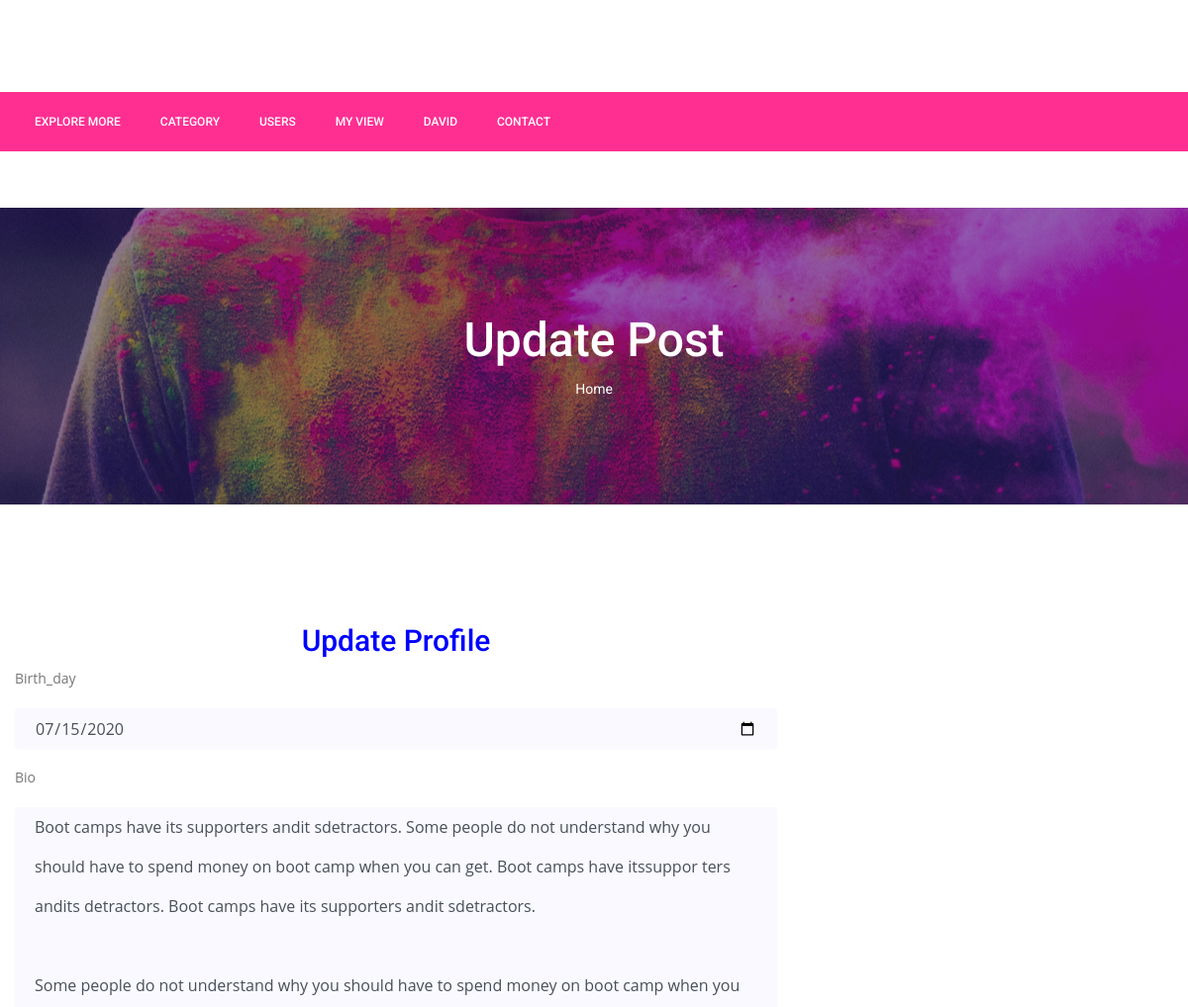
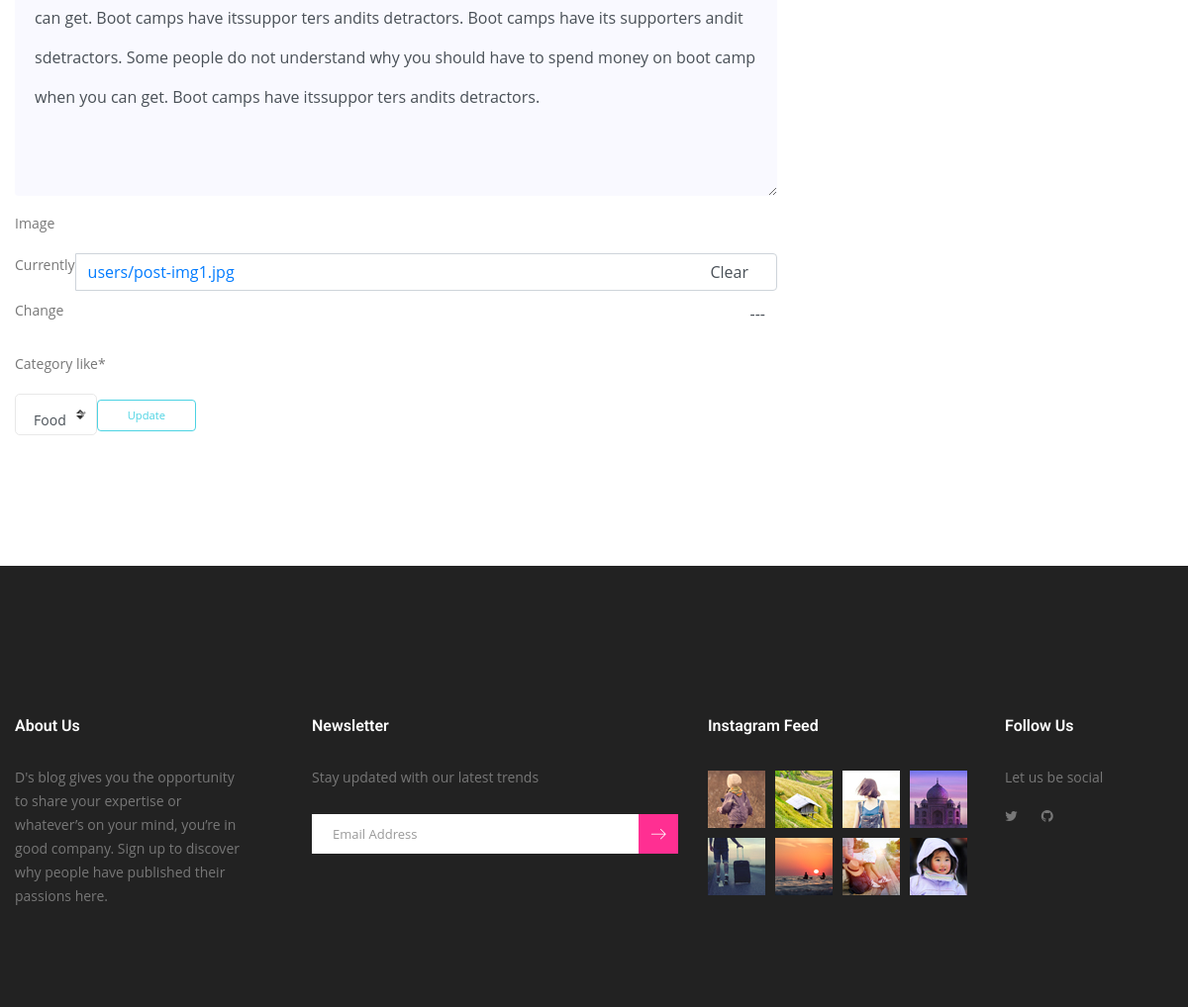
The page /users/update-profile/david/ (signed in) on the database its author committed (2 pictures, top to bottom).
### users/models.py (models this page shows, shortened)
class UserProfile(models.Model):
    user = models.OneToOneField(settings.AUTH_USER_MODEL, on_delete=models.CASCADE)
    birth_day = models.DateField(_('birth_day'), null=True, blank=True)
    bio = models.TextField(_('bio'), max_length=1000, blank=True)
    image = models.ImageField(_('image'), blank=True, null=True, default='users/person-icon-blue-7560_vad8ci.png', upload_to='users/')
    slug = models.SlugField(_('slug'), editable=False)
    category_like = models.ManyToManyField(Category, default="food")

### users/views.py (the view, shortened to what this page needs)
# urls.py: path('update-profile/<slug:slug>/',UserProfileUpdateView.as_view(),name="update_profile"),
@method_decorator(login_required(login_url='/users/login'), name="dispatch")
class UserProfileUpdateView(SuccessMessageMixin, UpdateView):
    model = UserProfile
    template_name = 'users/profile-update.html'
    form_class = UserProfileForm
    success_message = "Your Profile Has Been Updated!!!"
    def get(self, request, *args, **kwargs):
        self.object = self.get_object()
        if self.object.user != request.user:
            return HttpResponseRedirect('/')
        return super(UserProfileUpdateView, self).get(request, *args, **kwargs)

### users/forms.py
class UserProfileForm(forms.ModelForm):
    def __init__(self, *args, **kwargs):
        super(UserProfileForm, self).__init__(*args, **kwargs)
        self.helper = FormHelper()
        self.helper.form_method = 'post'
        self.helper.field_class = 'mt-10'
        self.helper.layout = Layout(
            Field("birth_day", css_class="single-input"),
            Field("bio", css_class="single-input"),
            Field("image", css_class="clearablefileinput form-control"),
            Field("category_like", css_class='checkbox-primary'),
        )
        self.helper.add_input(Submit('submit', 'Update', css_class="genric-btn success-border medium"))
    class Meta:
        model = UserProfile
        fields = ('birth_day', 'bio', 'image','category_like')
        widgets = {
            'birth_day': forms.DateInput(attrs={'type': 'date'}),
        }

### posts/models.py (called while the page is built)
    def __str__(self):
        return self.title

### posts/templatetags/custom_tags.py (called while the page is built)
@register.simple_tag(name="categories")
def all_categories():
    return Category.objects.all()

### templates/users/profile-update.html
{% extends 'base.html' %}
{% load static %}
{% load crispy_forms_tags %}
{% block content %}
        <section class="banner_area">
            <div class="banner_inner d-flex align-items-center">
            	<div class="overlay bg-parallax" data-stellar-ratio="0.9" data-stellar-vertical-offset="0" data-background=""></div>
				<div class="container">
					<div class="banner_content text-center">
						<h2>Update Post</h2>
						<div class="page_link">
							<a href="{% url 'posts:index' %}">Home</a>
						</div>
					</div>
				</div>
            </div>
        </section>
        <section class="blog_area p_120">
            <div class="container">
                <div class="row">
                    <div class="col-lg-8">
                        <h2 style="text-align:center;color:blue">Update Profile</h2>
                        <div class="blog_left_sidebar">
                            {% crispy form %}
                        </div>
                    </div>
                </div>
            </div>
        </section>
       {% endblock %}

### templates/base.html (shortened to what this page needs)
{% load static %}
{% load custom_tags %}
<!doctype html>
<html lang="en">
    <head>
        <link rel="stylesheet" href="{% static 'css/bootstrap.css' %}">
        <link rel="stylesheet" href="{% static 'vendors/linericon/style.css' %}">
        <link rel="stylesheet" href="{% static 'css/font-awesome.min.css' %}">
        <link rel="stylesheet" href="{% static 'vendors/owl-carousel/owl.carousel.min.css' %}">
        <link rel="stylesheet" href="https://cdnjs.cloudflare.com/ajax/libs/simplelightbox/2.7.0/simple-lightbox.min.css">
        <link rel="stylesheet" href="{% static 'vendors/nice-select/css/nice-select.css' %}">
        <link rel="stylesheet" href="{% static 'vendors/animate-css/animate.css' %}">
        <link rel="stylesheet" href="{% static 'vendors/jquery-ui/jquery-ui.css' %}">
        <link rel="stylesheet" href="{% static 'css/style.css' %}">
        <link rel="stylesheet" href="{% static 'css/responsive.css' %}">
    </head>
    <body>
        <header class="header_area">
            <div class="logo_part">
            	<div class="container">
            	</div>
            </div>
			<div class="main_menu">
				<nav class="navbar navbar-expand-lg navbar-light">
					<div class="container">
						<div class="collapse navbar-collapse offset" id="navbarSupportedContent">
							<ul class="nav navbar-nav menu_nav">
                                {% if user.is_authenticated  %}
								<li class="nav-item"><a class="nav-link" href="{% url 'posts:index' %}">Explore More</a></li>
                                {% else %}
                                <li class="nav-item"><a class="nav-link" href="{% url 'posts:index' %}">Home</a></li>
                                {% endif %}
								<li class="nav-item submenu dropdown">
									<a href="#" class="nav-link dropdown-toggle" data-toggle="dropdown" role="button" aria-haspopup="true" aria-expanded="false">Category</a>
                                    {% categories as categories %}
								</li>
                                 <li class="nav-item"><a class="nav-link" href="{% url 'users:user_list' %}">Users</a></li>
								{% if user.is_authenticated %}
                                <li class="nav-item"><a class="nav-link" href="{% url 'posts:myview' %}">My View</a></li>
                                <li class="nav-item submenu dropdown">
									<a href="#" class="nav-link dropdown-toggle" data-toggle="dropdown" role="button" aria-haspopup="true" aria-expanded="false">{{ user.username }}</a>
								</li>
                                {% else %}
								<li class="nav-item"><a class="nav-link" href="{% url 'users:register' %}">Register</a></li>
								<li class="nav-item"><a class="nav-link" href="{% url 'users:login' %}">Login</a></li>
                                {% endif %}
                                <li class="nav-item"><a class="nav-link" href="{% url 'contact:contact' %}">Contact</a></li>
                            </ul>
						</div>
					</div>
				</nav>
			</div>
        </header>
    {% block content %}
    {% endblock %}
        <footer class="footer-area">
            <div class="container">
                <div class="row">
                    <div class="col-lg-3  col-md-6 col-sm-6">
                        <div class="single-footer-widget">
                            <h6 class="footer_title">About Us</h6>
                            <p>D's blog gives you the opportunity to share your expertise or whatever’s on your mind, you’re in good company. Sign up to discover why people have published their passions here.</p>
                        </div>
                    </div>
                    <div class="col-lg-4 col-md-6 col-sm-6">
                        <div class="single-footer-widget">
                            <h6 class="footer_title">Newsletter</h6>
                            <p>Stay updated with our latest trends</p>
                            <div id="mc_embed_signup">
                                <form target="_blank" action="https://spondonit.us12.list-manage.com/subscribe/post?u=1462626880ade1ac87bd9c93a&amp;id=92a4423d01" method="get" class="subscribe_form relative">
                                    <div class="input-group d-flex flex-row">
                                        <input name="EMAIL" placeholder="Email Address" onfocus="this.placeholder = ''" onblur="this.placeholder = 'Email Address '" required="" type="email">
                                        <button class="btn sub-btn"><span class="lnr lnr-arrow-right"></span></button>
                                    </div>
                                </form>
                            </div>
                        </div>
                    </div>
                    <div class="col-lg-3 col-md-6 col-sm-6">
                        <div class="single-footer-widget instafeed">
                            <h6 class="footer_title">Instagram Feed</h6>
                            <ul class="list instafeed d-flex flex-wrap">
                                <li><img src="{% static 'img/instagram/Image-01.jpg' %}" alt=""></li>
                                <li><img src="{% static 'img/instagram/Image-02.jpg' %}" alt=""></li>
                                <li><img src="{% static 'img/instagram/Image-03.jpg' %}" alt=""></li>
                                <li><img src="{% static 'img/instagram/Image-04.jpg' %}" alt=""></li>
                                <li><img src="{% static 'img/instagram/Image-05.jpg' %}" alt=""></li>
                                <li><img src="{% static 'img/instagram/Image-06.jpg' %}" alt=""></li>
                                <li><img src="{% static 'img/instagram/Image-07.jpg' %}" alt=""></li>
                                <li><img src="{% static 'img/instagram/Image-08.jpg' %}" alt=""></li>
                            </ul>
                        </div>
                    </div>
                    <div class="col-lg-2 col-md-6 col-sm-6">
                        <div class="single-footer-widget f_social_wd">
                            <h6 class="footer_title">Follow Us</h6>
                            <p>Let us be social</p>
                            <div class="f_social">
                                <a href="https://twitter.com/DineshNariani"><i class="fa fa-twitter"></i></a>
                                <a href="https://github.com/dineshssdn-867"><i class="fa fa-github"></i></a>
                            </div>
                        </div>
                    </div>
                </div>
            </div>
        </footer>
    </body>
</html>

### static/css/style.css (style rules this page uses)
.list { list-style:none;margin:0;padding:0 }
a { text-decoration:none;-webkit-transition:all .3s ease-in-out;-o-transition:all .3s ease-in-out;transition:all .3s ease-in-out }
body { line-height:24px;font-size:14px;font-family:"Open Sans",sans-serif;font-weight:400;color:#777 }
h1,h2,h3,h4,h5,h6 { font-family:Roboto,sans-serif;font-weight:500 }
.p_120 { padding-top:120px;padding-bottom:120px }
@media (min-width:1200px) { .container { max-width:1200px } }
.header_area { position:absolute;width:100%;left:0;top:0;z-index:3 }
.header_area+div,.header_area+section { margin-top:210px }
.logo_part { overflow:hidden;padding:34.5px 0;text-align:center }
.main_menu { background:#ff2f92 }
.main_menu .navbar { background:0 0;padding:0;border:0;border-radius:0;margin-bottom:0 }
.main_menu .navbar .nav .nav-item .nav-link { font:500 12px/60px Roboto,sans-serif;text-transform:uppercase;color:#fff;padding:0 20px;display:inline-block }
.main_menu .navbar .nav .nav-item .nav-link:after { display:none }
.main_menu .navbar .nav .nav-item.submenu { position:relative }
.banner_area { position:relative;z-index:1;min-height:300px }
.banner_area .banner_inner { position:relative;overflow:hidden;width:100%;min-height:300px;background:#000;z-index:1 }
.banner_area .banner_inner .overlay { background:url(../img/banner/banner.jpg) no-repeat scroll center center;position:absolute;left:0;right:0;top:0;height:145%;bottom:0;z-index:-1;opacity:1 }
.banner_area .banner_inner .banner_content h2 { color:#fff;font-size:48px;font-family:Roboto,sans-serif;font-weight:500 }
.banner_area .banner_inner .banner_content .page_link a { font-size:14px;color:#fff;font-family:Roboto,sans-serif;margin-right:32px;position:relative }
.banner_area .banner_inner .banner_content .page_link a:before { content:"\f0da";font:normal normal normal 14px/1 FontAwesome;position:absolute;right:-25px;top:50%;-webkit-transform:translateY(-50%);-ms-transform:translateY(-50%);transform:translateY(-50%) }
.banner_area .banner_inner .banner_content .page_link a:last-child { margin-right:0 }
.banner_area .banner_inner .banner_content .page_link a:last-child:before { display:none }
.success-border { background:0 0;border:1px solid #4cd3e3;color:#4cd3e3 }
.success-border:before { background:#4cd3e3 }
.medium { line-height:30px;padding-top:0;padding-bottom:0 }
h2 { font-size:30px }
h6 { font-size:14px }
.genric-btn { display:inline-block;outline:0;line-height:40px;padding:0 30px;font-size:.8em;text-align:center;text-decoration:none;font-weight:500;cursor:pointer;-webkit-transition:all .3s ease 0s;-moz-transition:all .3s ease 0s;-o-transition:all .3s ease 0s;transition:all .3s ease 0s }
.genric-btn.medium { line-height:30px }
.genric-btn.success-border { color:#4cd3e3;border:1px solid #4cd3e3;background:#fff }
.single-input { display:block;width:100%;line-height:40px;border:none;outline:0;background:#f9f9ff;padding:0 20px }
.mt-10 { margin-top:10px }
.footer-area { background:#222;padding-top:150px;padding-bottom:100px }
.single-footer-widget p { margin-bottom:0;color:#777;max-width:235px }
.single-footer-widget .instafeed { margin-left:-5px;margin-right:-5px }
.single-footer-widget .instafeed li { margin:5px }
.single-footer-widget .subscribe_form { padding-top:25px }
.single-footer-widget .input-group { display:block!important }
.single-footer-widget input { width:100%;border:1px solid #fff;font-size:13px;line-height:30px;padding-right:40px;height:40px;color:#999;background:#fff;padding-left:20px }
.single-footer-widget .sub-btn { background:#ff2f92;color:#fff;font-weight:300;border-radius:0;line-height:34px;padding:4px 11px 0;cursor:pointer;position:absolute;right:0;top:0 }
.single-footer-widget .sub-btn span { position:relative;top:-1px }
.footer_title { font-size:16px;line-height:24px;font-weight:600;color:#fff;margin-bottom:28px }
.f_social_wd p { font-size:14px;color:#777;margin-bottom:15px }
.f_social_wd .f_social a { font-size:14px;color:#777;-webkit-transition:all .3s linear;-o-transition:all .3s linear;transition:all .3s linear;margin-right:20px }
.f_social_wd .f_social a:last-child { margin-right:0 }

### rows shown on the page
UserProfile: birth_day "07/15/2020", bio "Boot camps have its supporters andit sdetractors. Some people do not understand why you should have to spend money on boot camp when you can get. Boot camps have itssuppor ters andits detractors. Boot camps have its supporters andit sdetractors. Some people do not understand why you should have to spend money on boot camp when you can get. Boot camps have itssuppor ters andits detractors. Boot camps have its supporters andit sdetractors. Some people do not understand why you should have to spend money on boot camp when you can get. Boot camps have itssuppor ters andits detractors."

### other values the page prints
{{ user.username }} "DAVID"
